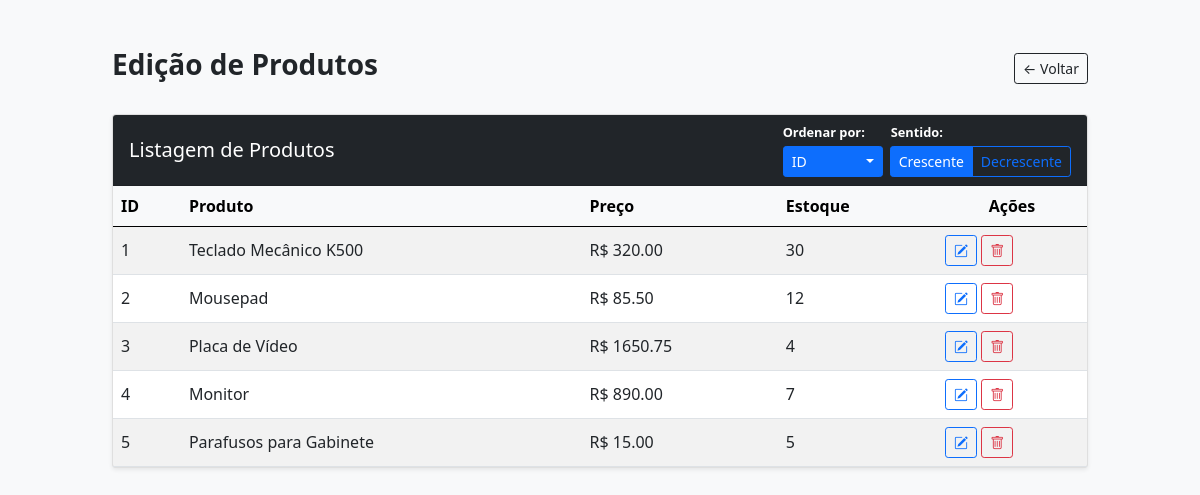
The app's page /product_view/, older data.
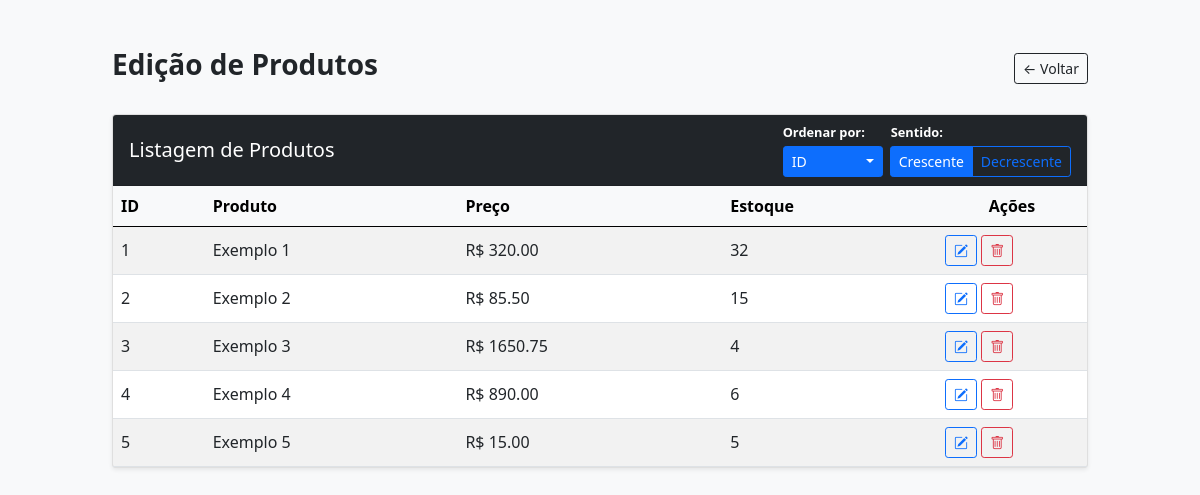
The same page, newer data.
### models.py (models this page shows)
class Produtos(db.Model):
    __tablename__ = 'Produtos'
    id_produto = db.Column(db.Integer, primary_key=True, autoincrement=True)
    nome_produto = db.Column(db.String(80), nullable=False)
    preco_produto = db.Column(db.Float, nullable=False)
    estoque = db.Column(db.Integer, nullable=False)

### main.py (the view)
@app.route("/product_view/", methods=["GET","POST"])
def editar_produtos():
    criterio_ordProd = request.args.get('ordenarProd', 'id')
    direcao_ordProd = request.args.get('direcaoProd', 'asc')
    query_produtos = Produtos.query
    if criterio_ordProd == 'nome':
        coluna_prod = Produtos.nome_produto
    elif criterio_ordProd == 'preco':
        coluna_prod = Produtos.preco_produto
    elif criterio_ordProd == 'estoque':
        coluna_prod = Produtos.estoque
    else:
        coluna_prod = Produtos.id_produto
    if direcao_ordProd == 'desc':
        lista_produtos = query_produtos.order_by(coluna_prod.desc()).all()
    else:
        lista_produtos = query_produtos.order_by(coluna_prod.asc()).all()
    return render_template("editar_produtos.html", produtos=lista_produtos)

### templates/editar_produtos.html (shortened to what the changed rows need)
<!DOCTYPE html>
<html lang="pt-br">
<head>
    <link href="https://cdn.jsdelivr.net/npm/bootstrap@5.0.2/dist/css/bootstrap.min.css" rel="stylesheet">
    <link rel="stylesheet" href="https://cdn.jsdelivr.net/npm/bootstrap-icons@1.10.5/font/bootstrap-icons.css">
</head>
<body class="bg-light">
    <div class="container my-5" style="max-width: 1000px;">
        <div class="d-flex justify-content-between align-items-center mb-4">
            <h1 class="h3 text-dark fw-bold">Edição de Produtos</h1>
        </div>
        <div class="card shadow-sm">
            <div class="card-header bg-dark text-white d-flex justify-content-between align-items-center flex-wrap gap-2">
                <h2 class="h5 mb-0">Listagem de Produtos</h2>
            </div>
            <div class="card-body p-0">
                <div class="table-responsive">
                    <table class="table table-striped table-hover mb-0 align-middle">
                        <thead class="table-light">
                            <tr>
                                <th>ID</th>
                                <th>Produto</th>
                                <th>Preço</th>
                                <th>Estoque</th>
                                <th class="text-center" style="width: 150px;">Ações</th>
                            </tr>
                        </thead>
                        <tbody>
                            {% for produto in produtos %}
                            <tr>
                                <td>    {{ produto.id_produto }}</td>
                                <td>{{ produto.nome_produto }}</td>
                                <td>R$ {{ "%.2f"|format(produto.preco_produto) }}</td>
                                <td>{{ produto.estoque }}</td>
                                <td>
                                    <a href="{{ url_for('editar_produto_form', id=produto.id_produto) }}" class="btn btn-outline-primary btn-sm" title="Editar">
                                        <i class="bi bi-pencil-square"></i>
                                    </a>
                                    <a href="{{ url_for('excluir_produto', id=produto.id_produto) }}" class="btn btn-outline-danger btn-sm" title="Excluir" onclick="return confirm('Tem certeza que deseja excluir esta venda?')">
                                        <i class="bi bi-trash"></i>
                                    </a>
                                </td>
                            </tr>
                            {% else %}
                            <tr>
                                <td colspan="4" class="text-center text-muted py-4">Nenhum produto registado.</td>
                            </tr>
                            {% endfor %}
                        </tbody>
                    </table>
                </div>
            </div>
        </div>
    </div>
</body>
</html>

Row changes from the older to the newer data that the page shows:
changed Produtos id 1: nome_produto "Teclado Mecânico K500" → "Exemplo 1"; estoque "30" → "32"
changed Produtos id 2: nome_produto "Mousepad" → "Exemplo 2"; estoque "12" → "15"
changed Produtos id 3: nome_produto "Placa de Vídeo" → "Exemplo 3"
changed Produtos id 4: nome_produto "Monitor" → "Exemplo 4"; estoque "7" → "6"
changed Produtos id 5: nome_produto "Parafusos para Gabinete" → "Exemplo 5"
